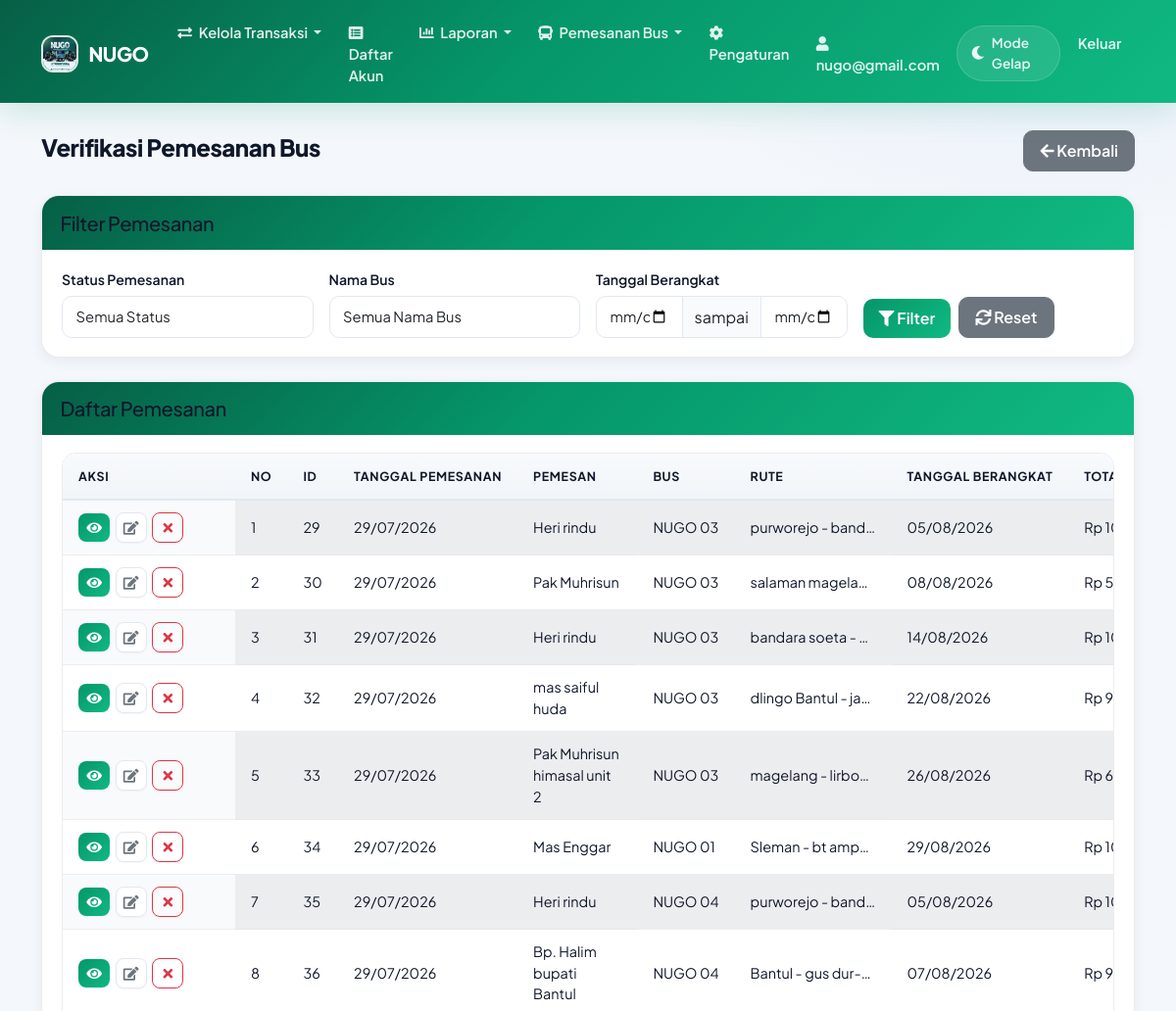
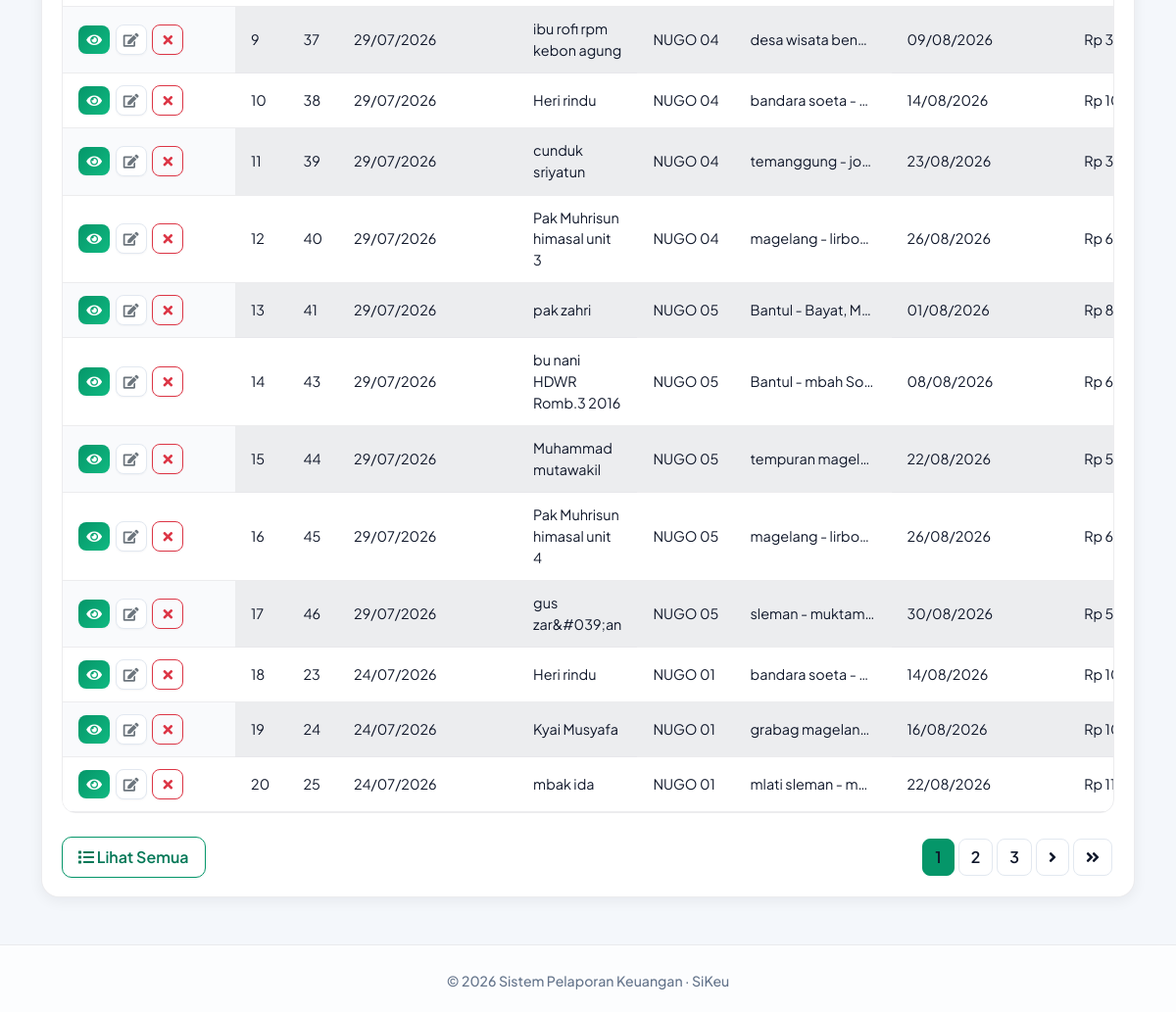
Page /bus/verifikasi_pesanan.php (signed in) on the committed database (2 pictures, top to bottom).
### tables this page shows
CREATE TABLE `perusahaan` (
  `id` int(11) NOT NULL,
  `nama` varchar(100) NOT NULL,
  `alamat` text DEFAULT NULL,
  `telepon` varchar(20) DEFAULT NULL,
  `email` varchar(100) DEFAULT NULL,
  `website` varchar(255) DEFAULT NULL COMMENT 'URL website perusahaan',
  `logo` varchar(255) DEFAULT NULL,
  `jenis` enum('regular','premium') NOT NULL DEFAULT 'regular' COMMENT 'Jenis akun perusahaan',
  `deskripsi` text DEFAULT NULL,
  `created_at` timestamp NOT NULL DEFAULT current_timestamp()
);

CREATE TABLE `users` (
  `id` int(11) NOT NULL,
  `username` varchar(50) NOT NULL,
  `password` varchar(255) NOT NULL,
  `nama_lengkap` varchar(100) NOT NULL,
  `email` varchar(100) DEFAULT NULL,
  `no_hp` varchar(20) DEFAULT NULL,
  `alamat` text DEFAULT NULL,
  `foto_profil` varchar(255) DEFAULT NULL,
  `id_perusahaan` int(11) DEFAULT NULL,
  `default_company` int(11) DEFAULT NULL,
  `created_at` timestamp NOT NULL DEFAULT current_timestamp()
);

CREATE TABLE `pemesanan_bus` (
  `id` int(11) NOT NULL,
  `id_user` int(11) NOT NULL,
  `id_jadwal_bus` int(11) DEFAULT NULL,
  `id_bus` int(11) NOT NULL,
  `tanggal_pemesanan` date NOT NULL,
  `tanggal_berangkat` date NOT NULL,
  `waktu_berangkat` time NOT NULL,
  `kota_asal` varchar(100) NOT NULL,
  `kota_tujuan` varchar(100) NOT NULL,
  `jumlah_penumpang` int(11) NOT NULL,
  `total_harga` decimal(15,2) NOT NULL,
  `status` enum('dibayar_dp','dibayar','selesai','dibatalkan','pending','ditolak') DEFAULT 'pending',
  `catatan` text DEFAULT NULL,
  `bukti_pembayaran` varchar(255) DEFAULT NULL,
  `created_at` timestamp NOT NULL DEFAULT current_timestamp(),
  `bukti_transfer_admin` varchar(255) DEFAULT NULL,
  `catatan_admin` varchar(500) NOT NULL,
  `tanggal_verifikasi` date DEFAULT NULL,
  `nama_pemesan` varchar(500) NOT NULL,
  `kontak_pemesan` varchar(250) NOT NULL,
  `jenis_pembayaran` enum('lunas','dp') NOT NULL DEFAULT 'lunas',
  `jumlah_bayar` decimal(15,2) DEFAULT NULL,
  `pembayaran_dp` decimal(15,2) DEFAULT NULL,
  `sisa_pembayaran` decimal(15,2) DEFAULT NULL,
  `dp_created_at` datetime DEFAULT NULL,
  `latitude` decimal(10,8) DEFAULT NULL,
  `longitude` decimal(10,8) DEFAULT NULL,
  `titik_jemput` text DEFAULT NULL
);

CREATE TABLE `bus` (
  `id` int(11) NOT NULL,
  `nama_bus` varchar(100) NOT NULL,
  `nomor_polisi` varchar(20) NOT NULL,
  `kode_armada` varchar(20) DEFAULT NULL,
  `lembar_saham` int(11) NOT NULL DEFAULT 0,
  `grup_armada` enum('1-5','6-7') DEFAULT '1-5',
  `kapasitas` int(11) NOT NULL,
  `tipe` varchar(250) NOT NULL,
  `fasilitas` text DEFAULT NULL,
  `harga_per_km` decimal(15,2) NOT NULL,
  `status` enum('tersedia','dalam_perjalanan','pemeliharaan') DEFAULT 'tersedia',
  `foto` varchar(255) DEFAULT NULL,
  `id_perusahaan` int(11) DEFAULT NULL,
  `created_at` timestamp NOT NULL DEFAULT current_timestamp()
);

### bus/verifikasi_pesanan.php (the view, shortened to what the rows shown need)
<?php
require_once '../config/database.php';
require_once '../config/functions.php';
require_once 'includes/pemesanan_helper.php';
$items_per_page = 20;
$page = isset($_GET['page']) ? (int)$_GET['page'] : 1;
$page = max(1, $page);
$offset = ($page - 1) * $items_per_page;
$view_all = isset($_GET['view_all']) && $_GET['view_all'] == 1;
$where_clause = '';
$params = [];
$query = "SELECT pb.*, b.nama_bus, b.nomor_polisi
          FROM pemesanan_bus pb
          JOIN bus b ON pb.id_bus = b.id
          $where_clause
          ORDER BY pb.tanggal_pemesanan DESC";
if (!$view_all) {
    $query .= " LIMIT $items_per_page OFFSET $offset";
}
$stmt = $db->prepare($query);
$stmt->execute($params);
$pemesanan_list = $stmt->fetchAll();
include '../templates/header.php';
?>
<div class="container mt-4">
    <div class="d-flex justify-content-between align-items-center mb-4">
        <h2>Verifikasi Pemesanan Bus</h2>
    </div>
    <div class="card">
        <div class="card-body">
            <?php if (empty($pemesanan_list)): ?>
                <div class="alert alert-info">
                    Tidak ada data pemesanan yang ditemukan.
                </div>
            <?php else: ?>
                <div class="table-responsive pesanan-table-wrap">
                    <table class="table table-striped table-hover pesanan-table mb-0">
                        <thead>
                            <tr>
                                <th class="pesanan-col-aksi">Aksi</th>
                                <th>No</th>
                                <th>ID</th>
                                <th class="d-none d-xl-table-cell">Tanggal Pemesanan</th>
                                <th>Pemesan</th>
                                <th class="d-none d-lg-table-cell">Bus</th>
                                <th>Rute</th>
                                <th>Tanggal Berangkat</th>
                                <th>Total Harga</th>
                            </tr>
                        </thead>
                        <tbody>
                            <?php
                            $no = $view_all ? 1 : ($offset + 1);
                            foreach ($pemesanan_list as $pemesanan):
                            ?>
                                <tr>
                                    <td class="pesanan-col-aksi">
                                        <div class="pesanan-action-wrap">
                                            <button type="button" class="btn btn-sm btn-primary" data-bs-toggle="modal" data-bs-target="#detailModal<?php echo $pemesanan['id']; ?>" title="Detail">
                                                <i class="fas fa-eye"></i>
                                            </button>
                                            <?php if (pemesananCanEdit($pemesanan['status'])): ?>
                                                <a href="edit_pesanan.php?id=<?= (int) $pemesanan['id'] ?>&redirect=<?= urlencode('verifikasi_pesanan.php') ?>" class="btn btn-sm btn-outline-secondary" title="Edit">
                                                    <i class="fas fa-edit"></i>
                                                </a>
                                            <?php endif; ?>
                                            <?php if (pemesananCanCancel($pemesanan['status'])): ?>
                                                <button type="button" class="btn btn-sm btn-outline-danger" data-bs-toggle="modal" data-bs-target="#batalModalAdmin<?= (int) $pemesanan['id'] ?>" title="Batalkan">
                                                    <i class="fas fa-times"></i>
                                                </button>
                                            <?php endif; ?>
                                        </div>
                                    </td>
                                    <td><?php echo $no++; ?></td>
                                    <td><?php echo $pemesanan['id']; ?></td>
                                    <td class="d-none d-xl-table-cell"><?php echo date('d/m/Y', strtotime($pemesanan['tanggal_pemesanan'])); ?></td>
                                    <td><?php echo htmlspecialchars($pemesanan['nama_pemesan']); ?></td>
                                    <td class="d-none d-lg-table-cell text-truncate" style="max-width: 140px;" title="<?php echo htmlspecialchars($pemesanan['nama_bus'] . ' (' . $pemesanan['nomor_polisi'] . ')'); ?>">
                                        <?php echo htmlspecialchars($pemesanan['nama_bus']); ?>
                                    </td>
                                    <td class="text-truncate" style="max-width: 160px;" title="<?php echo htmlspecialchars($pemesanan['kota_asal'] . ' - ' . $pemesanan['kota_tujuan']); ?>">
                                        <?php echo htmlspecialchars($pemesanan['kota_asal']); ?> - <?php echo htmlspecialchars($pemesanan['kota_tujuan']); ?>
                                    </td>
                                    <td><?php echo date('d/m/Y', strtotime($pemesanan['tanggal_berangkat'])); ?></td>
                                    <td class="text-nowrap"><?php echo formatRupiah($pemesanan['total_harga']); ?></td>
                                </tr>
                            <?php endforeach; ?>
                        </tbody>
                    </table>
                </div>
            <?php endif; ?>
        </div>
    </div>
</div>
<?php include '../templates/footer.php'; ?>

### templates/header.php (shortened to what the rows shown need)
<!DOCTYPE html>
<html lang="id" data-theme="light">
<head>
    <link href="https://cdn.jsdelivr.net/npm/bootstrap@5.1.3/dist/css/bootstrap.min.css" rel="stylesheet">
    <link href="https://cdnjs.cloudflare.com/ajax/libs/font-awesome/5.15.4/css/all.min.css" rel="stylesheet">
    <?php
    $sikeu_theme_ver = @filemtime(__DIR__ . '/../assets/css/sikeu-theme.css') ?: time();
    $sikeu_dark_ver = @filemtime(__DIR__ . '/../assets/css/dark-mode.css') ?: time();
    $sikeu_style_ver = @filemtime(__DIR__ . '/../assets/css/style.css') ?: time();
    ?>
    <link href="/assets/css/sikeu-theme.css?v=<?= $sikeu_theme_ver ?>" rel="stylesheet">
    <link href="/assets/css/dark-mode.css?v=<?= $sikeu_dark_ver ?>" rel="stylesheet">
    <link rel="stylesheet" href="/assets/css/style.css?v=<?= $sikeu_style_ver ?>">
    <link rel="stylesheet" href="https://unpkg.com/leaflet@1.7.1/dist/leaflet.css" />
</head>
<body class="sikeu-app">
    <nav class="navbar navbar-expand-lg navbar-dark sikeu-navbar">
        <div class="container">
            <a class="navbar-brand" href="/index.php">
                <?php
                $logo_path = '/assets/img/logo.jpg';
                if (isset($_SESSION['user_id']) && isset($db)) {
                    $user_id = $_SESSION['user_id'];
                    $stmt = $db->prepare("SELECT default_company FROM users WHERE id = ?");
                    $stmt->execute([$user_id]);
                    $user_data = $stmt->fetch();
                    $default_company_id = $user_data['default_company'] ?? null;
                    if ($default_company_id) {
                        $stmt = $db->prepare("SELECT logo, nama FROM perusahaan WHERE id = ?");
                        $stmt->execute([$default_company_id]);
                        $perusahaan = $stmt->fetch();
                        if ($perusahaan && !empty($perusahaan['logo'])) {
                            $logo_path = '/' . $perusahaan['logo'];
                        }
                    }
                }
                ?>
                <img src="<?php echo htmlspecialchars($logo_path); ?>" alt="Logo" />
                <?php
                if (isset($perusahaan) && !empty($perusahaan['nama'])) {
                    echo htmlspecialchars($perusahaan['nama']);
                } else {
                    echo "SiKeu";
                }
                ?>
            </a>
            <div class="collapse navbar-collapse" id="navbarNav">
                <ul class="navbar-nav me-auto">
                </ul>
                <ul class="navbar-nav">
                    <?php if (isset($_SESSION['user_id'])) :
                        $stmt = $db->prepare("SELECT * FROM users WHERE id = ?");
                        $stmt->execute([$_SESSION['user_id']]);
                        $user = $stmt->fetch();
                        $username = $user['username'] ?? 'Pengguna';
                    ?>
                        <li class="nav-item">
                            <a class="nav-link" href="/pengaturan/profil.php">
                                <i class="fas fa-user me-1"></i>
                                <span><?php echo htmlspecialchars($username); ?></span>
                            </a>
                        </li>
                        <li class="nav-item d-flex align-items-center px-1">
                            <div class="sikeu-theme-switch" onclick="toggleTheme()" role="button" tabindex="0" aria-label="Toggle theme">
                                <i class="fas fa-moon"></i>
                                <span class="d-none d-lg-inline">Mode Gelap</span>
                            </div>
                        </li>
                        <li class="nav-item">
                            <a class="nav-link" href="/logout.php">Keluar</a>
                        </li>
                    <?php endif; ?>
                </ul>
            </div>
        </div>
    </nav>

### rows in the picture
perusahaan: logo (picture), nama "NUGO"
users: username "nugo@gmail.com"
pemesanan_bus: id "29", tanggal_pemesanan "29/07/2026", nama_pemesan "Heri rindu", id_bus.nama_bus "NUGO 03", kota_asal "purworejo", kota_tujuan "band…", tanggal_berangkat "05/08/2026", total_harga "Rp…"
pemesanan_bus: id "30", tanggal_pemesanan "29/07/2026", nama_pemesan "Pak Muhrisun", id_bus.nama_bus "NUGO 03", kota_asal "salaman magela…", tanggal_berangkat "08/08/2026", total_harga "Rp…"
pemesanan_bus: id "31", tanggal_pemesanan "29/07/2026", nama_pemesan "Heri rindu", id_bus.nama_bus "NUGO 03", kota_asal "bandara soeta", tanggal_berangkat "14/08/2026", total_harga "Rp…"
pemesanan_bus: id "32", tanggal_pemesanan "29/07/2026", nama_pemesan "mas saiful huda", id_bus.nama_bus "NUGO 03", kota_asal "dlingo Bantul", kota_tujuan "ja…", tanggal_berangkat "22/08/2026", total_harga "Rp…"
pemesanan_bus: id "33", tanggal_pemesanan "29/07/2026", nama_pemesan "Pak Muhrisun himasal unit 2", id_bus.nama_bus "NUGO 03", kota_asal "magelang", kota_tujuan "lirbo…", tanggal_berangkat "26/08/2026", total_harga "Rp…"
pemesanan_bus: id "34", tanggal_pemesanan "29/07/2026", nama_pemesan "Mas Enggar", id_bus.nama_bus "NUGO 01", kota_asal "Sleman", kota_tujuan "bt amp…", tanggal_berangkat "29/08/2026", total_harga "Rp…"
pemesanan_bus: id "35", tanggal_pemesanan "29/07/2026", nama_pemesan "Heri rindu", id_bus.nama_bus "NUGO 04", kota_asal "purworejo", kota_tujuan "band…", tanggal_berangkat "05/08/2026", total_harga "Rp…"
pemesanan_bus: id "36", tanggal_pemesanan "29/07/2026", nama_pemesan "Bp. Halim bupati Bantul", id_bus.nama_bus "NUGO 04", kota_asal "Bantul", kota_tujuan "gus dur-…", tanggal_berangkat "07/08/2026", total_harga "Rp 9"
pemesanan_bus: id "37", tanggal_pemesanan "29/07/2026", nama_pemesan "ibu rofi rpm kebon agung", id_bus.nama_bus "NUGO 04", kota_asal "desa wisata ben…", tanggal_berangkat "09/08/2026", total_harga "Rp…"
pemesanan_bus: id "38", tanggal_pemesanan "29/07/2026", nama_pemesan "Heri rindu", id_bus.nama_bus "NUGO 04", kota_asal "bandara soeta", tanggal_berangkat "14/08/2026", total_harga "Rp…"
pemesanan_bus: id "39", tanggal_pemesanan "29/07/2026", nama_pemesan "cunduk sriyatun", id_bus.nama_bus "NUGO 04", kota_asal "temanggung", kota_tujuan "jo…", tanggal_berangkat "23/08/2026", total_harga "Rp…"
pemesanan_bus: id "40", tanggal_pemesanan "29/07/2026", nama_pemesan "Pak Muhrisun himasal unit 3", id_bus.nama_bus "NUGO 04", kota_asal "magelang", kota_tujuan "lirbo…", tanggal_berangkat "26/08/2026", total_harga "Rp…"
pemesanan_bus: id "41", tanggal_pemesanan "29/07/2026", nama_pemesan "pak zahri", id_bus.nama_bus "NUGO 05", kota_asal "Bantul", kota_tujuan "Bayat, M…", tanggal_berangkat "01/08/2026", total_harga "Rp…"
pemesanan_bus: id "43", tanggal_pemesanan "29/07/2026", nama_pemesan "bu nani HDWR Romb.3 2016", id_bus.nama_bus "NUGO 05", kota_asal "Bantul", kota_tujuan "mbah So…", tanggal_berangkat "08/08/2026", total_harga "Rp…"
pemesanan_bus: id "44", tanggal_pemesanan "29/07/2026", nama_pemesan "Muhammad mutawakil", id_bus.nama_bus "NUGO 05", kota_asal "tempuran magel…", tanggal_berangkat "22/08/2026", total_harga "Rp…"
pemesanan_bus: id "45", tanggal_pemesanan "29/07/2026", nama_pemesan "Pak Muhrisun himasal unit 4", id_bus.nama_bus "NUGO 05", kota_asal "magelang", kota_tujuan "lirbo…", tanggal_berangkat "26/08/2026", total_harga "Rp…"
pemesanan_bus: id "46", tanggal_pemesanan "29/07/2026", nama_pemesan "gus zar&#039;an", id_bus.nama_bus "NUGO 05", kota_asal "sleman", kota_tujuan "muktam…", tanggal_berangkat "30/08/2026", total_harga "Rp…"
pemesanan_bus: id "23", tanggal_pemesanan "24/07/2026", nama_pemesan "Heri rindu", id_bus.nama_bus "NUGO 01", kota_asal "bandara soeta", tanggal_berangkat "14/08/2026", total_harga "Rp…"
pemesanan_bus: id "24", tanggal_pemesanan "24/07/2026", nama_pemesan "Kyai Musyafa", id_bus.nama_bus "NUGO 01", kota_asal "grabag magelan…", tanggal_berangkat "16/08/2026", total_harga "Rp…"
pemesanan_bus: id "25", tanggal_pemesanan "24/07/2026", nama_pemesan "mbak ida", id_bus.nama_bus "NUGO 01", kota_asal "mlati sleman", kota_tujuan "m…", tanggal_berangkat "22/08/2026", total_harga "Rp…"
